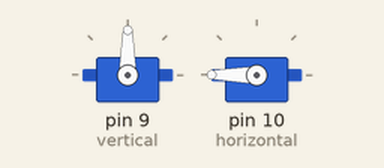
A sketch run on a simulated Arduino Uno, built with avr-gcc and run on an emulated ATmega328P. Shown: 2 × servo.

Above: at 0.05 s.
At 1.55 s:
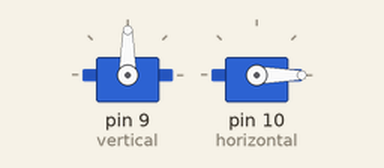
At 3.05 s:
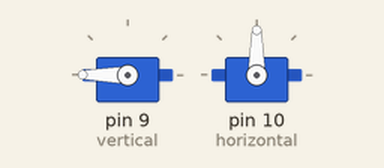
At 6.0 s:
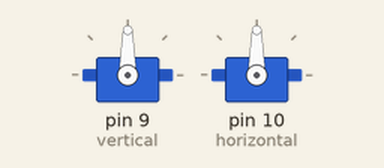
Timing chart, 0 to 7.8 s (numbered marks = the images above):
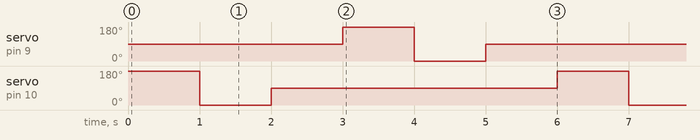

Measured:
- by itself, servo on pin 9 (vertical): repeats every 6.0 s: 0° 1.0 s, 90° 4.0 s, 180° 1.0 s
- by itself, servo on pin 10 (horizontal): repeats every 6.0 s: 90° 4.0 s, 180° 1.0 s, 0° 1.0 s

The sketch:

OLHOMIKECORRETOV.1.ino
```cpp
#include <Servo.h>

Servo vertical;    // Porta 9
Servo horizontal;  // Porta 10

void setup() {
  vertical.attach(9); //olhara para cima e baixo
  horizontal.attach(10); // olhar para os lados

  vertical.write(90);
  horizontal.write(90);
}

void loop() {

  // Olha para a direita
  horizontal.write(180);
  delay(1000);

  // Olha para a esquerda
  horizontal.write(0);
  delay(1000);

  // Volta para o centro
  horizontal.write(90);
  delay(1000);

  // Olha para cima
  vertical.write(180);
  delay(1000);

  // Olha para baixo
  vertical.write(0);
  delay(1000);

  // Centro
  vertical.write(90);
  delay(1000);
}
```
